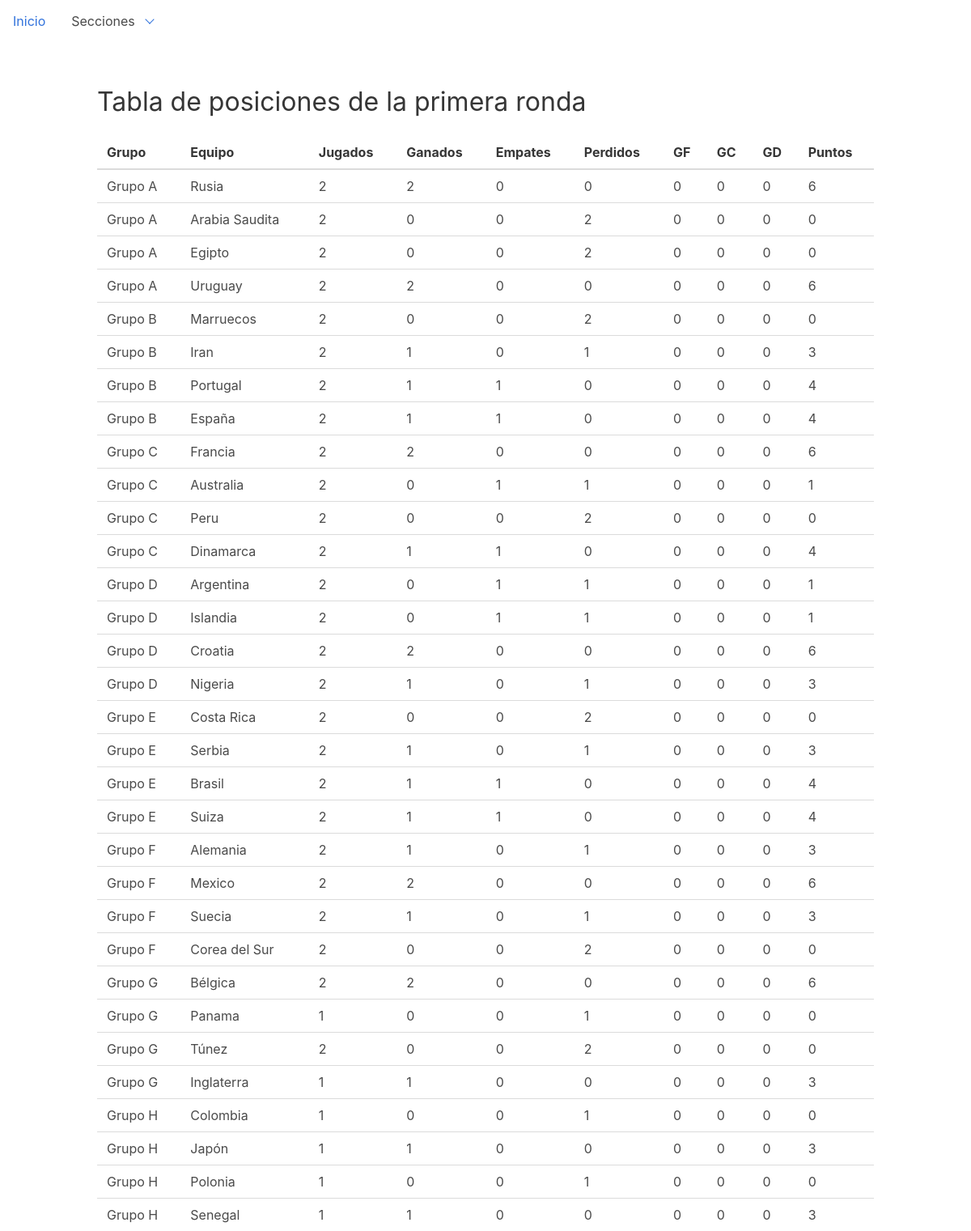
The page /dashboard/rounds on the database as committed earlier.
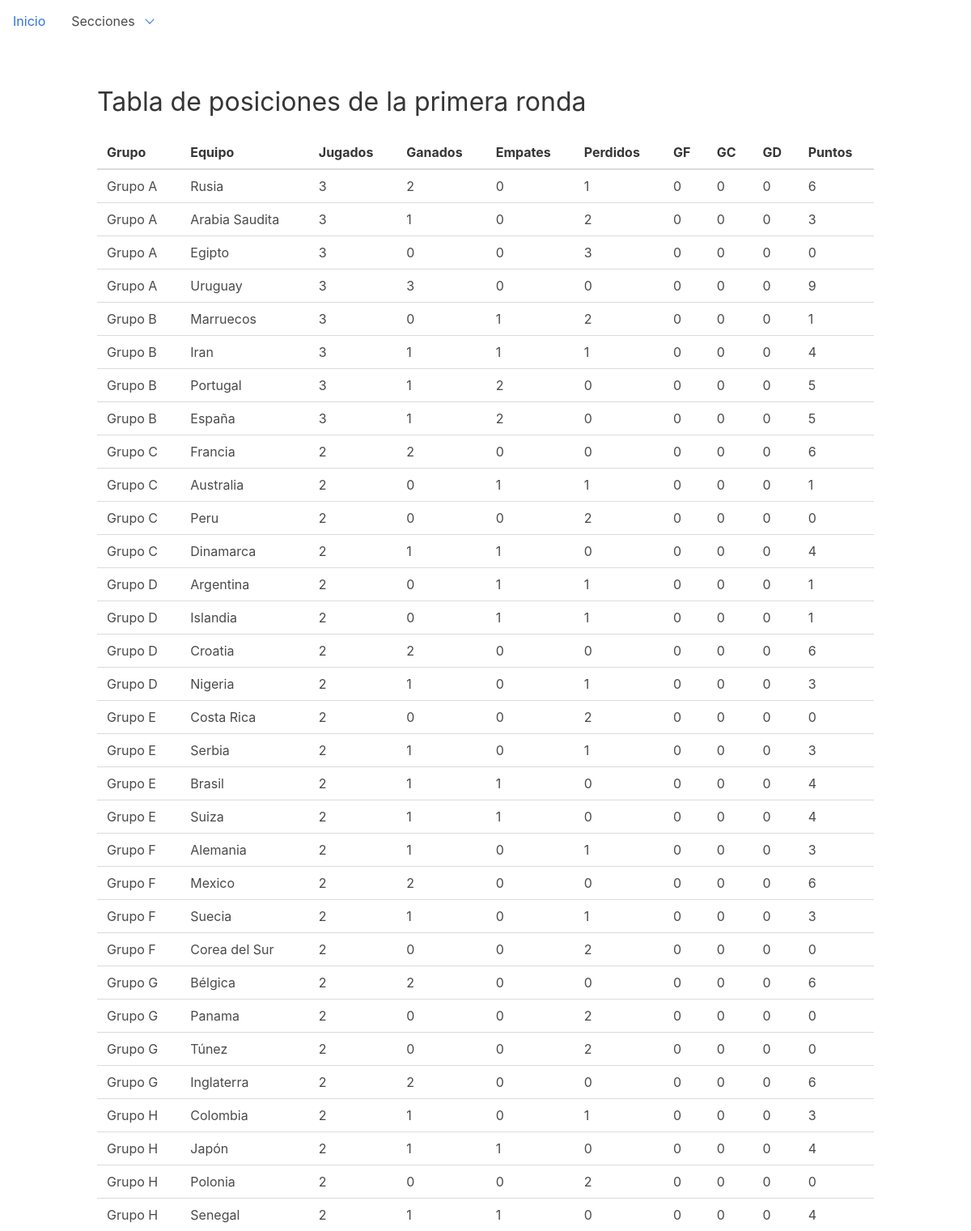
The same page on the database as committed later.
### dashboard/models.py (models this page shows, shortened)
class Round(models.Model):
    ROUND_CHOICES = (
        ('1', 'Primera fase'),
        ('2', 'Octavos'),
        ('3', 'Cuarto'),
        ('4', 'Semifinales'),
        ('5', 'Tercer lugar'),
        ('6', 'Finales'),
    )
    stage = models.CharField(choices=ROUND_CHOICES, max_length=1, default='1')
    played_matches = models.IntegerField(default=0)
    won = models.IntegerField(default=0)
    draw = models.IntegerField(default=0)
    lose = models.IntegerField(default=0)
    points = models.IntegerField(default=0)
    goals_for = models.IntegerField(default=0)
    goals_against = models.IntegerField(default=0)
    goals_difference = models.IntegerField(default=0)
    position = models.CharField(default="", max_length=24)
    done = models.BooleanField(default=False)
    team = models.ForeignKey('Team', on_delete=models.DO_NOTHING)
    class Meta:
        ordering = ["stage", "team__group"]

class Team(models.Model):
    GROUP_CHOICES = (
        ('A', 'Grupo A'),
        ('B', 'Grupo B'),
        ('C', 'Grupo C'),
        ('D', 'Grupo D'),
        ('E', 'Grupo E'),
        ('F', 'Grupo F'),
        ('G', 'Grupo G'),
        ('H', 'Grupo H'),
    )
    group = models.CharField(choices=GROUP_CHOICES, max_length=1, null=True, default='A')
    name = models.CharField(max_length=32)
    code = models.CharField(max_length=32)
    cups = models.IntegerField(default=0)
    finals = models.IntegerField(default=0)
    semifinals = models.IntegerField(default=0)
    class Meta:
        ordering = ["name"]
    def __str__(self):
        return self.name

### dashboard/views.py (the view)
class RoundListView(ListView):
    model = Round

### templates/dashboard/round_list.html (shortened to what this page needs)
{% extends 'base.html' %}
{% block content %}
    <h1 class="title">Tabla de posiciones de la primera ronda</h1>
    <table class="sortable">
        <thead>
        <tr>
            <th>Grupo</th>
            <th>Equipo</th>
            <th>Jugados</th>
            <th>Ganados</th>
            <th>Empates</th>
            <th>Perdidos</th>
            <th>GF</th>
            <th>GC</th>
            <th>GD</th>
            <th>Puntos</th>
        </tr>
        </thead>
        <tbody>
        {% for round in round_list %}
            <tr>
                <td>{{ round.team.get_group_display }}</td>
                <td>{{ round.team }}</td>
                <td>{{ round.played_matches }}</td>
                <td>{{ round.won }}</td>
                <td>{{ round.draw }}</td>
                <td>{{ round.lose }}</td>
                <td>{{ round.goals_for }}</td>
                <td>{{ round.goals_against }}</td>
                <td>{{ round.goals_difference }}</td>
                <td>{{ round.points }}</td>
            </tr>
        {% endfor %}
        </tbody>
    </table>
{% endblock %}

### templates/base.html (shortened to what this page needs)
{% load static %}
<!DOCTYPE HTML PUBLIC "-//W3C//DTD HTML 4.01//EN">
<html lang="en">
<head>
    <link rel="stylesheet" href="{% static "css/bulma.min.css" %}">
</head>
<body>
{% include 'includes/nav.html' %}
<div class="container">
    <div class="content">
        <br>
        {% block content %}
        {% endblock %}
    </div>
</div>
</body>
</html>

### templates/includes/nav.html (shortened to what this page needs)
<nav class="navbar is-transparent">
    <div id="navbar-menu" class="navbar-menu">
        <div class="navbar-start">
            <a class="navbar-item" href="{% url 'index' %}">
                Inicio
            </a>
            <div class="navbar-item has-dropdown is-hoverable">
                <a class="navbar-link" href="#">
                    Secciones
                </a>
            </div>
        </div>
    </div>
</nav>

Rows that differ between the two databases and show on the page:
changed Round "Rusia": played_matches "2" → "3"; lose "0" → "1"
changed Round "Arabia Saudita": played_matches "2" → "3"; won "0" → "1"; points "0" → "3"
changed Round "Egipto": played_matches "2" → "3"; lose "2" → "3"
changed Round "Uruguay": played_matches "2" → "3"; won "2" → "3"; points "6" → "9"
changed Round "Marruecos": played_matches "2" → "3"; draw "0" → "1"; points "0" → "1"
changed Round "Iran": played_matches "2" → "3"; draw "0" → "1"; points "3" → "4"
changed Round "Portugal": played_matches "2" → "3"; draw "1" → "2"; points "4" → "5"
changed Round "España": played_matches "2" → "3"; draw "1" → "2"; points "4" → "5"
changed Round "Panama": played_matches "1" → "2"; lose "1" → "2"
changed Round "Inglaterra": played_matches "1" → "2"; won "1" → "2"; points "3" → "6"
changed Round "Colombia": played_matches "1" → "2"; won "0" → "1"; points "0" → "3"
changed Round "Japón": played_matches "1" → "2"; draw "0" → "1"; points "3" → "4"
changed Round "Polonia": played_matches "1" → "2"; lose "1" → "2"
changed Round "Senegal": played_matches "1" → "2"; draw "0" → "1"; points "3" → "4"
